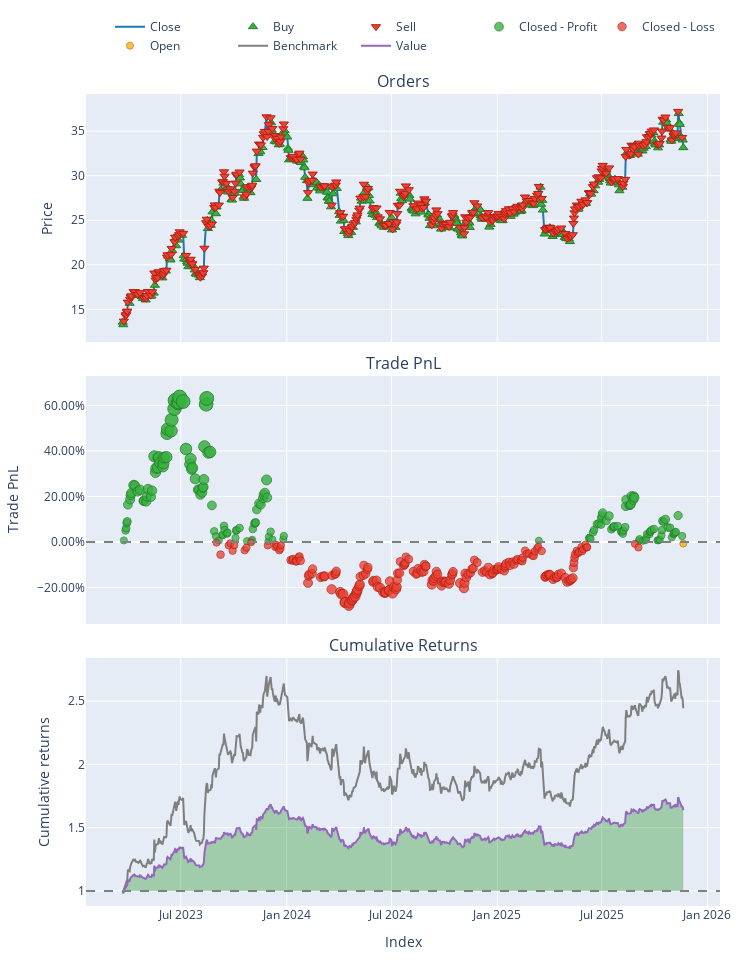

The notebook cell saved with this chart:
### Markdown cell above
AMZN

### Code cell
# Load Data
# (Ensure your CSV has columns like 'close', 'rsi', 'sma', etc.)
try:
    data = pd.read_csv('data/processed/CWCO_processed.csv')
    if 'Date' in data.columns:
        data['Date'] = pd.to_datetime(data['Date'])
        data.set_index('Date', inplace=True)
    print("Data loaded successfully.")
except FileNotFoundError:
    print("Error: Data file not found. Check path.")

# Split Train/Test
split_idx = int(len(data) * 0.7)
train_df = data.iloc[:split_idx]
test_df = data.iloc[split_idx:]

# Initialize Trainer
trainer = ModelTrainerRL(config['reinforcement_learning'])

print("Training PPO Agent...")


env_params = config['reinforcement_learning']['environment']

env_train = TradingEnvRL(
    train_df, 
    initial_balance=env_params.get('initial_balance', 10000),
    commission=env_params.get('commission', 0.001),
    lookback_window=env_params.get('lookback_window', 30)
)

result = trainer.train_ppo(env_train)
model = result['model'] 

print("Training Complete.")

print("Generating Agent Predictions on Test Data...")


env_params = config['reinforcement_learning']['environment']


env_test = TradingEnvRL(
    test_df, 
    initial_balance=env_params.get('initial_balance', 100000),
    commission=env_params.get('commission', 0.001),
    lookback_window=env_params.get('lookback_window', 30)
)

obs, _ = env_test.reset()
done = False
actions = []

# Manual Inference Loop
while not done:
    action, _ = model.predict(obs, deterministic=True)
    actions.append(action[0]) 
    obs, _, terminated, truncated, _ = env_test.step(action)
    done = terminated or truncated


#  RUN BACKTEST ---
print("Running Backtest...")


backtester = PortfolioBacktesterRL(env_params) 

portfolio = backtester.run_backtest(
    price_data=test_df['close'], 
    predicted_weights=np.array(actions),
    lookback_window=env_params.get('lookback_window', 30) # Important for data alignment
)
comparison = backtester.compare_with_buy_and_hold_rl()
# Show Metrics
metrics = backtester.get_performance_metrics()
print("\n--- Strategy Performance ---")
for k, v in metrics.items():
    print(f"{k}: {v:.4f}")

# Plot
portfolio.plot().show()

### Figure 1 — Plotly figure (JSON) as saved in the notebook; plotly's stock layout.template omitted (floating-point values rounded to 4 significant figures; data arrays with more than 128 entries replaced by an {"elided": "..."} marker saying what was removed)
{"data": [{"legendgroup": "0", "line": {"color": "#1f77b4"}, "name": "Close", "showlegend": true, "type": "scatter", "uid": "a68d341e-8c6d-4fae-b116-364406c34ce5", "x": {"elided": "671 str values"}, "xaxis": "x", "y": {"elided": "671 float values"}, "yaxis": "y"}, {"customdata": {"elided": "327x3 float values"}, "hovertemplate": "Order Id: %{customdata[0]}<br>Timestamp: %{x}<br>Price: %{y}<br>Size: %{customdata[1]:.6f}<br>Fees: %{customdata[2]:.6f}", "legendgroup": "1", "marker": {"color": "#37B13F", "line": {"color": "rgb(38,123,44)", "width": 1}, "size": 8, "symbol": "triangle-up"}, "mode": "markers", "name": "Buy", "type": "scatter", "uid": "3ab9dcac-ebe9-435b-8461-957082496797", "x": {"elided": "327 str values"}, "xaxis": "x", "y": {"elided": "327 float values"}, "yaxis": "y"}, {"customdata": {"elided": "344x3 float values"}, "hovertemplate": "Order Id: %{customdata[0]}<br>Timestamp: %{x}<br>Price: %{y}<br>Size: %{customdata[1]:.6f}<br>Fees: %{customdata[2]:.6f}", "legendgroup": "2", "marker": {"color": "#EA4335", "line": {"color": "rgb(181,31,18)", "width": 1}, "size": 8, "symbol": "triangle-down"}, "mode": "markers", "name": "Sell", "type": "scatter", "uid": "b920475f-a812-43d3-88d0-78dd349b78c6", "x": {"elided": "344 str values"}, "xaxis": "x", "y": {"elided": "344 float values"}, "yaxis": "y"}, {"customdata": {"elided": "155x4 float values"}, "hovertemplate": "Exit Trade Id: %{customdata[0]}<br>Position Id: %{customdata[1]}<br>Exit Timestamp: %{x}<br>PnL: %{customdata[2]:.6f}<br>Return: %{customdata[3]:.2%}", "legendgroup": "3", "marker": {"color": "#37B13F", "line": {"color": "rgb(38,123,44)", "width": 1}, "opacity": {"elided": "155 float values"}, "size": {"elided": "155 float values"}, "symbol": "circle"}, "mode": "markers", "name": "Closed - Profit", "type": "scatter", "uid": "982ec454-849f-41c8-a149-6f255d5c31aa", "x": {"elided": "155 str values"}, "xaxis": "x2", "y": {"elided": "155 float values"}, "yaxis": "y2"}, {"customdata": {"elided": "191x4 float values"}, "hovertemplate": "Exit Trade Id: %{customdata[0]}<br>Position Id: %{customdata[1]}<br>Exit Timestamp: %{x}<br>PnL: %{customdata[2]:.6f}<br>Return: %{customdata[3]:.2%}", "legendgroup": "4", "marker": {"color": "#EA4335", "line": {"color": "rgb(181,31,18)", "width": 1}, "opacity": {"elided": "191 float values"}, "size": {"elided": "191 float values"}, "symbol": "circle"}, "mode": "markers", "name": "Closed - Loss", "type": "scatter", "uid": "7220a6ba-7480-492b-8ffe-b131b15faaaf", "x": {"elided": "191 str values"}, "xaxis": "x2", "y": {"elided": "191 float values"}, "yaxis": "y2"}, {"customdata": [[346.0, 10.0, -625.5, -0.007217]], "hovertemplate": "Exit Trade Id: %{customdata[0]}<br>Position Id: %{customdata[1]}<br>Exit Timestamp: %{x}<br>PnL: %{customdata[2]:.6f}<br>Return: %{customdata[3]:.2%}", "legendgroup": "5", "marker": {"color": "#FFAA00", "line": {"color": "rgb(178,118,0)", "width": 1}, "opacity": [0.7513], "size": [7.06], "symbol": "circle"}, "mode": "markers", "name": "Open", "type": "scatter", "uid": "3ac7c558-52ea-496c-964a-279057c5fbf1", "x": ["2025-11-20T00:00:00-05:00"], "xaxis": "x2", "y": [-0.007217], "yaxis": "y2"}, {"legendgroup": "6", "line": {"color": "#7f7f7f"}, "name": "Benchmark", "showlegend": true, "type": "scatter", "uid": "91c57885-a191-4716-a373-6a9ae2748c29", "x": {"elided": "671 str values"}, "xaxis": "x3", "y": {"elided": "671 float values"}, "yaxis": "y3"}, {"hoverinfo": "skip", "legendgroup": "7", "line": {"color": "rgba(0, 0, 0, 0)", "width": 0}, "opacity": 0, "showlegend": false, "type": "scatter", "uid": "1b222355-5b3b-4fc6-a683-6948960e6858", "x": {"elided": "671 str values"}, "xaxis": "x3", "y": {"elided": "671 int values"}, "yaxis": "y3"}, {"connectgaps": false, "fill": "tonexty", "fillcolor": "rgba(0, 128, 0, 0.3)", "hoverinfo": "skip", "legendgroup": "7", "line": {"color": "rgba(0, 0, 0, 0)", "width": 0}, "opacity": 0, "showlegend": false, "type": "scatter", "uid": "aaa68af2-03dd-44cc-b004-25b89097d406", "x": {"elided": "671 str values"}, "xaxis": "x3", "y": {"elided": "671 float values"}, "yaxis": "y3"}, {"hoverinfo": "skip", "legendgroup": "7", "line": {"color": "rgba(0, 0, 0, 0)", "width": 0}, "opacity": 0, "showlegend": false, "type": "scatter", "uid": "8133e5ee-06eb-4387-b52d-bd75cb2bff65", "x": {"elided": "671 str values"}, "xaxis": "x3", "y": {"elided": "671 int values"}, "yaxis": "y3"}, {"connectgaps": false, "fill": "tonexty", "fillcolor": "rgba(255, 0, 0, 0.3)", "hoverinfo": "skip", "legendgroup": "7", "line": {"color": "rgba(0, 0, 0, 0)", "width": 0}, "opacity": 0, "showlegend": false, "type": "scatter", "uid": "0f79096b-207e-4882-9853-bbe027ce4de1", "x": {"elided": "671 str values"}, "xaxis": "x3", "y": {"elided": "671 float values"}, "yaxis": "y3"}, {"legendgroup": "8", "line": {"color": "#9467bd"}, "name": "Value", "showlegend": true, "type": "scatter", "uid": "62f7be64-6835-4cce-b7a2-07d6b6c264a4", "x": {"elided": "671 str values"}, "xaxis": "x3", "y": {"elided": "671 float values"}, "yaxis": "y3"}, {"hoverinfo": "skip", "legendgroup": "7", "line": {"color": "rgba(0, 0, 0, 0)", "width": 0}, "opacity": 0, "showlegend": false, "type": "scatter", "uid": "75b2ec72-84ee-4182-b55a-68f0580158be", "x": {"elided": "671 str values"}, "xaxis": "x3", "y": {"elided": "671 int values"}, "yaxis": "y3"}], "layout": {"annotations": [{"font": {"size": 16}, "showarrow": false, "text": "Orders", "x": 0.5, "xanchor": "center", "xref": "paper", "y": 1, "yanchor": "bottom", "yref": "paper"}, {"font": {"size": 16}, "showarrow": false, "text": "Trade PnL", "x": 0.5, "xanchor": "center", "xref": "paper", "y": 0.6528, "yanchor": "bottom", "yref": "paper"}, {"font": {"size": 16}, "showarrow": false, "text": "Cumulative Returns", "x": 0.5, "xanchor": "center", "xref": "paper", "y": 0.3056, "yanchor": "bottom", "yref": "paper"}], "height": 960, "legend": {"orientation": "h", "traceorder": "normal", "x": 1, "xanchor": "right", "y": 1.042, "yanchor": "bottom"}, "margin": {"b": 30, "l": 30, "r": 30, "t": 30}, "shapes": [{"line": {"color": "gray", "dash": "dash"}, "type": "line", "x0": 0, "x1": 1, "xref": "paper", "y0": 0, "y1": 0, "yref": "y2"}, {"line": {"color": "gray", "dash": "dash"}, "type": "line", "x0": 0, "x1": 1, "xref": "paper", "y0": 1, "y1": 1, "yref": "y3"}], "showlegend": true, "width": 750, "xaxis": {"anchor": "y", "domain": [0, 1], "matches": "x3", "showticklabels": false}, "xaxis2": {"anchor": "y2", "domain": [0, 1], "matches": "x3", "showticklabels": false}, "xaxis3": {"anchor": "y3", "domain": [0, 1], "title": {"text": "Index"}}, "yaxis": {"anchor": "x", "domain": [0.6944, 1], "title": {"text": "Price"}}, "yaxis2": {"anchor": "x2", "domain": [0.3472, 0.6528], "tickformat": ".2%", "title": {"text": "Trade PnL"}}, "yaxis3": {"anchor": "x3", "domain": [0, 0.3056], "title": {"text": "Cumulative returns"}}}}
